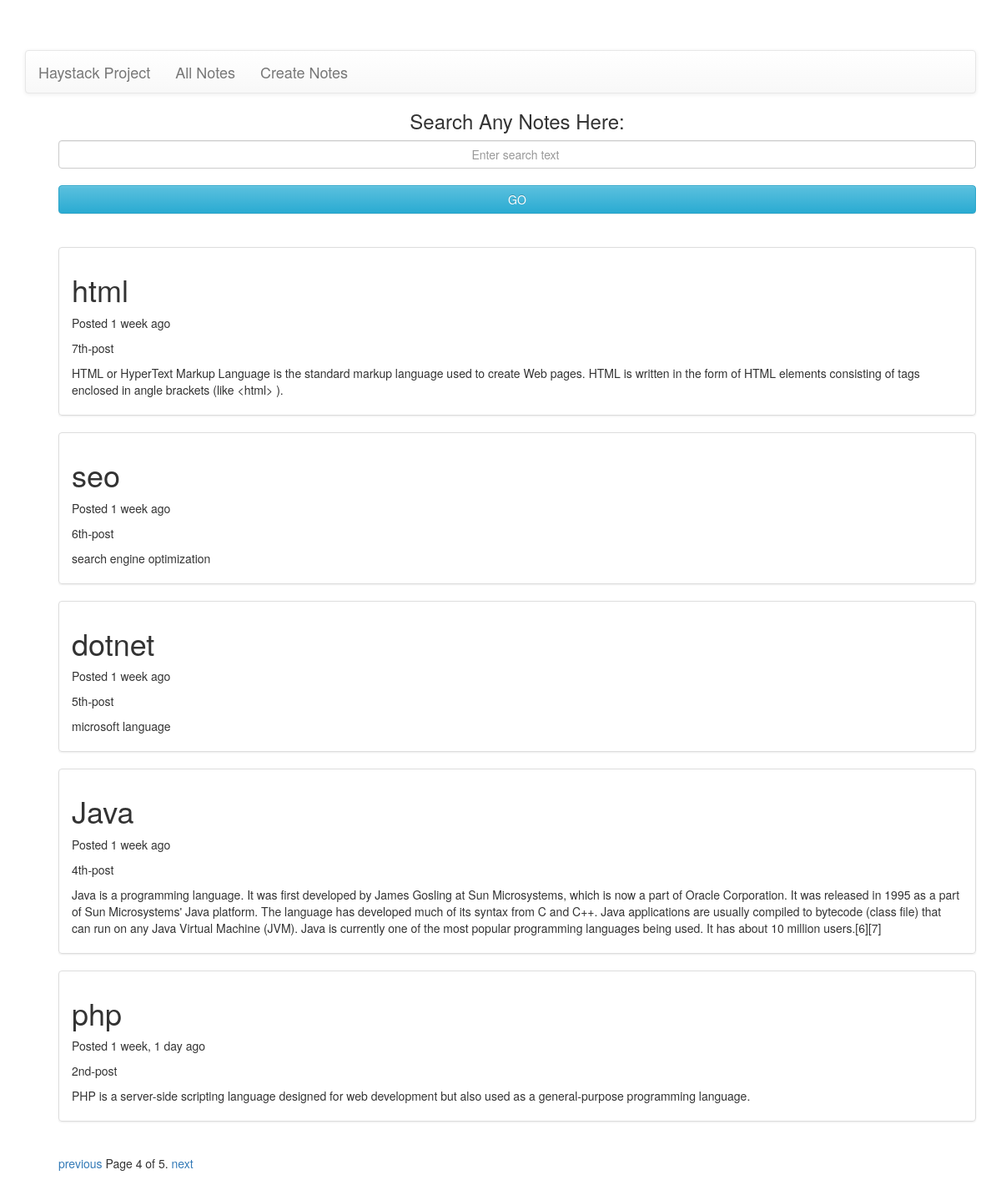
/?page=4, run on the app's committed database.
### searchapp/models.py (models this page shows, shortened)
class Note(models.Model):
    title = models.CharField(max_length=1000, unique=True)
    body = models.TextField()
    timestamp = models.DateTimeField(auto_now=True)

### searchapp/views.py (the view)
# urls.py: url(r'^$', views.index, name='index'),
def index(request):
    latest_notes_list = Note.objects.all().order_by('-timestamp')
    paginator = Paginator(latest_notes_list, 5) # Show 5 notes per page
    page = request.GET.get('page')
    try:
        notes = paginator.page(page)
    except PageNotAnInteger:
        notes = paginator.page(1)
    except EmptyPage:
        notes = paginator.page(paginator.num_pages)
    template = loader.get_template('searchapp/index.html')
    context = RequestContext(request, {'latest_notes_list': notes, })
    return HttpResponse(template.render(context))

### searchapp/templates/searchapp/index.html (shortened to what this page needs)
{% extends 'base.html' %}
{% block content %}
{% if latest_notes_list %}
{% load humanize %}
    <ul>
    <form id="search" action='/search/'>
                            <h3 class="center">Search Any Notes Here:</h3><input class="small input-text form-control" placeholder="Enter search text" name="q" type="search">
                            <br/>
                            <input class="form-control btn btn-info" value="GO" type="submit">
                        </form>
                        <br/><br/>
    {% for note in latest_notes_list %}
        <ul class="list-group">
        <li class="list-group-item">
            <h1>{{ note.title }}</h1>
            <p>Posted {{ note.timestamp|naturaltime }} </p>
            <p>{{note.id|ordinal }}-post</p>
            <p>{{ note.body }}</p>
        </li>
        </ul>
    {% endfor %}
    <div class="pagination">
    <span class="step-links">
        {% if latest_notes_list.has_previous %}
            <a href="?page={{ latest_notes_list.previous_page_number }}">previous</a>
        {% endif %}
        <span class="current">
            Page {{ latest_notes_list.number }} of {{ latest_notes_list.paginator.num_pages }}.
        </span>
        {% if latest_notes_list.has_next %}
            <a href="?page={{ latest_notes_list.next_page_number }}">next</a>
        {% endif %}
    </span>
</div>
    </ul>
{% else %}
    <p>No notes are available.</p>
{% endif %}
{% endblock %}

### searchapp/templates/base.html (style rules this page uses)
li { list-style: none; }
.center { text-align: center; }

### data on the page
Note: title "html", timestamp "1 week ago", id|ordinal "7th", body "HTML or HyperText Markup Language is the standard markup language used to create Web pages. HTML is written in the form of HTML elements consisting of tags enclosed in angle brackets (like <html> )."
Note: title "seo", timestamp "1 week ago", id|ordinal "6th", body "search engine optimization"
Note: title "dotnet", timestamp "1 week ago", id|ordinal "5th", body "microsoft language"
Note: title "Java", timestamp "1 week ago", id|ordinal "4th", body "Java is a programming language. It was first developed by James Gosling at Sun Microsystems, which is now a part of Oracle Corporation. It was released in 1995 as a part of Sun Microsystems' Java platform. The language has developed much of its syntax from C and C++. Java applications are usually compiled to bytecode (class file) that can run on any Java Virtual Machine (JVM). Java is currently one of the most popular programming languages being used. It has about 10 million users.[6][7]"
Note: title "php", timestamp "1 week, 1 day ago", id|ordinal "2nd", body "PHP is a server-side scripting language designed for web development but also used as a general-purpose programming language."

### other printed values
{{ latest_notes_list.number }} "4"
{{ latest_notes_list.paginator.num_pages }} "5"
